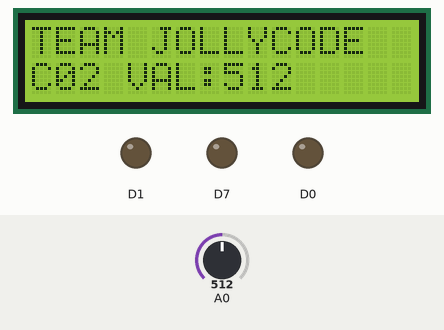
Simulated run of this sketch. Board: ESP8266 (NodeMCU). On the bench: 16×2 character LCD, output pins drawn as LEDs (lit = HIGH). The test bench sets the inputs (shaded band); at power-on: A0 = 512. WiFi joins after 1.5 s; servers stay silent unless stated; network time is answered at once with the bench clock; the local clock reads 2024-03-15 10:24:30 at power-on unless the sketch sets it; what the sketch prints to the serial monitor is not drawn.

Above: at 2.7 s.
2.8 s: A0 set to 210
At 4.5 s:
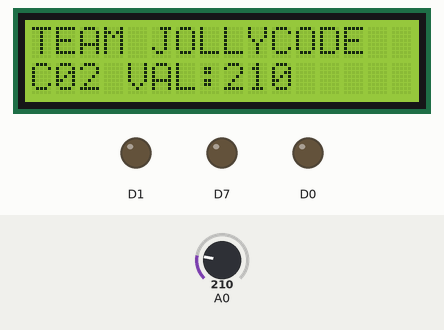
4.9 s: A0 set to 192
At 7.3 s:
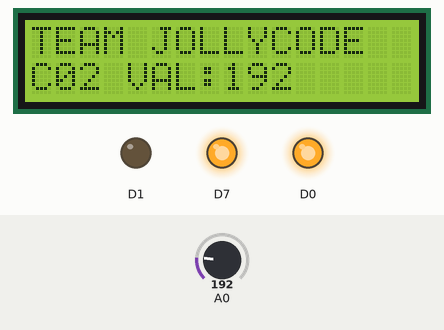
8.1 s: A0 set to 306
At 9.45 s:
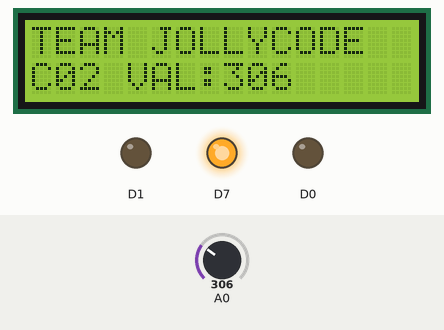
Timing chart, 0 to 11.1 s (numbered marks = the images above; inputs shaded):
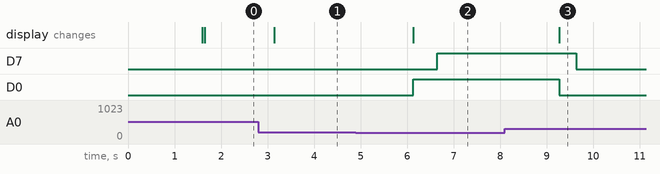

The sketch:

Update.ino
```cpp
#include <LiquidCrystal_I2C.h>

#include <NTPClient.h>
#include <ESP8266WiFi.h>          //https://github.com/esp8266/Arduino
#include <DNSServer.h>
#include <ESP8266WebServer.h>
#include <WiFiManager.h>         //https://github.com/tzapu/WiFiManager
#include <Firebase_ESP_Client.h>


LiquidCrystal_I2C lcd(0x27, 16, 2);
//Provide the token generation process info.
#include "addons/TokenHelper.h"
//Provide the RTDB payload printing info and other helper functions.
#include "addons/RTDBHelper.h"

// Insert Firebase project API Key
#define API_KEY "AIzaSyCeI3DVoJPVbu6py7TdGjyxTpr2tmdeNd0"

// Insert RTDB URLefine the RTDB URL */
#define DATABASE_URL "https://c02capturer-default-rtdb.firebaseio.com"

//Define Firebase Data object
FirebaseData fbdo;

FirebaseAuth auth;
FirebaseConfig config;

unsigned long sendDataPrevMillis = 0;
int count = 0;
bool signupOK = false;

const long utcOffsetInSeconds = 28800;

// Define NTP Client to get time
// WiFiUDP ntpUDP;
// NTPClient timeClient(ntpUDP, "pool.ntp.org", utcOffsetInSeconds);
// Define NTP Client to get time

WiFiUDP ntpUDP;
NTPClient timeClient(ntpUDP, "pool.ntp.org");


//Week Days
String weekDays[7]={"Sunday", "Monday", "Tuesday", "Wednesday", "Thursday", "Friday", "Saturday"};

//Month names
String months[12]={"January", "February", "March", "April", "May", "June", "July", "August", "September", "October", "November", "December"};


void setup() {
    Serial.begin(9600);

    lcd.init();
    lcd.backlight();

    pinMode(A0,INPUT);
    pinMode(D0,OUTPUT);
    pinMode(D1,OUTPUT);
    pinMode(D7,OUTPUT);

    WiFiManager wifiManager;
    wifiManager.resetSettings();
    wifiManager.autoConnect("Jollycode Connection");
    Serial.println("connected :)");

   /* Assign the api key (required) */
    config.api_key = API_KEY;

   /* Assign the RTDB URL (required) */
    config.database_url = DATABASE_URL;

   /* Sign up */
    if (Firebase.signUp(&config, &auth, "", "")){
      Serial.println("ok");
      signupOK = true;
    }
    else{
      Serial.printf("%s\n", config.signer.signupError.message.c_str());
    }

   /* Assign the callback function for the long running token generation task */
    config.token_status_callback = tokenStatusCallback; //see addons/TokenHelper.h

    Firebase.begin(&config, &auth);
    Firebase.reconnectWiFi(true);

    // Initialize a NTPClient to get time
  timeClient.begin();
  // Set offset time in seconds to adjust for your timezone, for example:
  // GMT +1 = 3600
  // GMT +8 = 28800
  // GMT -1 = -3600
  // GMT 0 = 0
  timeClient.setTimeOffset(28800);
    lcd.setCursor(0,0);
    lcd.print("TEAM JOLLYCODE");
    lcd.setCursor(0,1);
    lcd.println("Loading...");
}

int times =0;
int i =0;

void loop() {

    int count = analogRead(A0);

    timeClient.update();
    lcd.clear();
        lcd.setCursor(0,0);
    lcd.print("TEAM JOLLYCODE");
    lcd.setCursor(0,1);
    lcd.println("C02 VAL:"+String(count));

 if(count>200){
    Serial.print("Low: ");
    Serial.println(count);
    digitalWrite(D0, LOW);
  delay(100);
  }else{
    Serial.print("High: ");
    Serial.println(count);
    digitalWrite(D0, HIGH);
delay(100);
  }

  time_t epochTime = timeClient.getEpochTime();
  Serial.print("Epoch Time: ");
  Serial.println(epochTime);

  String formattedTime = timeClient.getFormattedTime();
  Serial.print("Formatted Time: ");
  Serial.println(formattedTime);

  int currentHour = timeClient.getHours();
  Serial.print("Hour: ");
  Serial.println(currentHour);

  int currentMinute = timeClient.getMinutes();
  Serial.print("Minutes: ");
  Serial.println(currentMinute);

  int currentSecond = timeClient.getSeconds();
  Serial.print("Seconds: ");
  Serial.println(currentSecond);

  String weekDay = weekDays[timeClient.getDay()];
  Serial.print("Week Day: ");
  Serial.println(weekDay);

  //Get a time structure
  struct tm *ptm = gmtime ((time_t *)&epochTime);

  int monthDay = ptm->tm_mday;
  Serial.print("Month day: ");
  Serial.println(monthDay);

  int currentMonth = ptm->tm_mon+1;
  Serial.print("Month: ");
  Serial.println(currentMonth);

  String currentMonthName = months[currentMonth-1];
  Serial.print("Month name: ");
  Serial.println(currentMonthName);

  int currentYear = ptm->tm_year+1900;
  Serial.print("Year: ");
  Serial.println(currentYear);

  //Print complete date:
  String currentDate = String(count) + "-" +String(currentYear) + "/" + String(currentMonth) + "/" + String(monthDay)+"-"+String(currentHour)+":"+String(currentMinute)+":"+String(currentSecond);
  Serial.print("Current date: ");
  String timeStamp = currentDate;


      Firebase.RTDB.setInt(&fbdo, "currenVal", count);
      Serial.println(count);
        if(i==3000){
          Firebase.RTDB.pushString(&fbdo,"History",timeStamp);
              i=0;
        }else{
          i=i+1000;
        }

  if(count>200){
    Serial.print("Low: ");
    Serial.println(count);
    digitalWrite(D7, LOW);
  delay(100);
  }else{
    Serial.print("High: ");
    Serial.println(count);
    digitalWrite(D7, HIGH);
delay(100);
  }

    delay(1000);
}
```

Measured:
- the behaviour switches between 201 and 200 on A0 (found by bisection; images 1 and 2)
- after the input at 2.8 s, the display: changes after 0.35 s (image 1)
- after the input at 4.9 s, D7: LOW → HIGH after 1.7 s; D0: LOW → HIGH after 1.2 s; the display: changes after 1.2 s (image 2)
- after the input at 8.1 s, D7: HIGH → LOW after 1.5 s; D0: HIGH → LOW after 1.2 s; the display: changes after 1.2 s (image 3)
